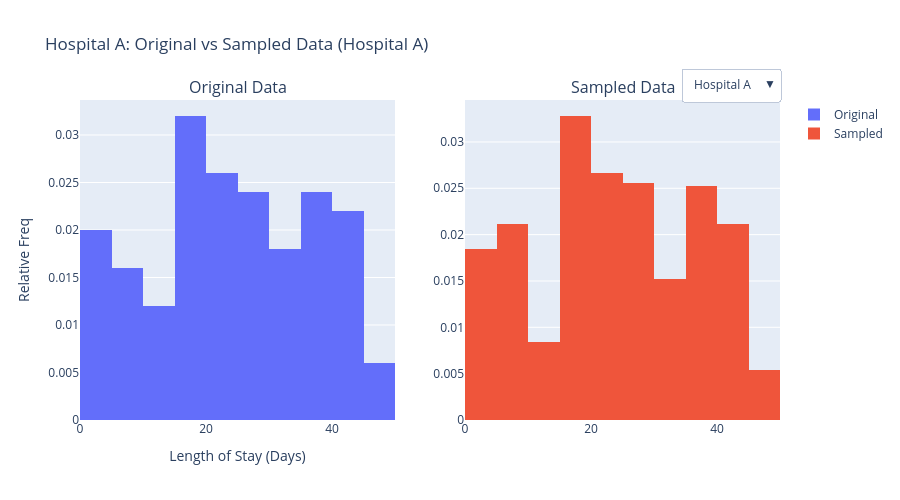

Notebook source saved alongside this figure:
### Code cell
# Generate samples from each distribution
samples = {}
for hospital in hospital_data.columns:
    samples[hospital] = distributions[hospital].sample(size=1000)

fig = plotly_original_versus_sampled(samples, hospital_data)

fig.show()

### Figure 1 — Plotly figure (JSON) as saved in the notebook; plotly's stock layout.template omitted (floating-point values rounded to 4 significant figures; data arrays with more than 128 entries replaced by an {"elided": "..."} marker saying what was removed)
{"data": [{"histnorm": "probability density", "name": "Original", "nbinsx": 20, "type": "histogram", "x": [1.291, 45.13, 37.96, 31.37, 41.26, 15.75, 23.95, 15.83, 32.35, 40.14, 27.93, 3.889, 19.87, 36.97, 2.387, 29.9, 8.898, 12.01, 10.46, 44.48, 24.01, 15.98, 7.631, 43.36, 39.7, 35.67, 40.79, 4.215, 16.08, 35.47, 7.064, 19.88, 12.79, 38.17, 34.61, 6.859, 23.43, 27.51, 32.18, 39.42, 26.01, 12.97, 42.25, 41.29, 9.364, 45.44, 18.23, 18.24, 27.81, 24.53, 37.44, 4.272, 26.85, 0.5909, 24.33, 43.18, 25.87, 25.1, 16.94, 38.84, 8.77, 29.28, 30.24, 40.3, 45.49, 21.24, 21.7, 4.207, 24.57, 30.0, 42.87, 18.36, 19.49, 33.45, 23.85, 15.54, 7.18, 24.34, 24.32, 32.35, 22.11, 4.194, 20.25, 13.36, 25.81, 29.67, 14.32, 28.72, 17.37, 5.43, 41.38, 2.543, 36.13, 16.29, 19.79, 39.92, 17.48, 35.02, 2.939, 31.42], "xaxis": "x", "yaxis": "y"}, {"histnorm": "probability density", "name": "Sampled", "nbinsx": 20, "type": "histogram", "x": {"elided": "1000 float values"}, "xaxis": "x2", "yaxis": "y2"}], "layout": {"annotations": [{"font": {"size": 16}, "showarrow": false, "text": "Original Data", "x": 0.225, "xanchor": "center", "xref": "paper", "y": 1, "yanchor": "bottom", "yref": "paper"}, {"font": {"size": 16}, "showarrow": false, "text": "Sampled Data", "x": 0.775, "xanchor": "center", "xref": "paper", "y": 1, "yanchor": "bottom", "yref": "paper"}], "height": 500, "title": {"text": "Hospital A: Original vs Sampled Data (Hospital A)"}, "updatemenus": [{"active": 0, "buttons": [{"args": [{"x": {"elided": "2 rows, 1100 float values in total"}}, {"title": "Hospital A: Original vs Sampled Data (Hospital A; n = 1000)"}], "label": "Hospital A", "method": "update"}, {"args": [{"x": {"elided": "2 rows, 1100 float values in total"}}, {"title": "Hospital B: Original vs Sampled Data (Hospital B; n = 1000)"}], "label": "Hospital B", "method": "update"}, {"args": [{"x": {"elided": "2 rows, 1100 float values in total"}}, {"title": "Hospital C: Original vs Sampled Data (Hospital C; n = 1000)"}], "label": "Hospital C", "method": "update"}, {"args": [{"x": {"elided": "2 rows, 1100 float values in total"}}, {"title": "Hospital D: Original vs Sampled Data (Hospital D; n = 1000)"}], "label": "Hospital D", "method": "update"}], "x": 1, "xanchor": "right", "y": 1.1, "yanchor": "top"}], "width": 900, "xaxis": {"anchor": "y", "domain": [0, 0.45], "title": {"text": "Length of Stay (Days)"}}, "xaxis2": {"anchor": "y2", "domain": [0.55, 1]}, "yaxis": {"anchor": "x", "domain": [0, 1], "title": {"text": "Relative Freq"}}, "yaxis2": {"anchor": "x2", "domain": [0, 1]}}}
